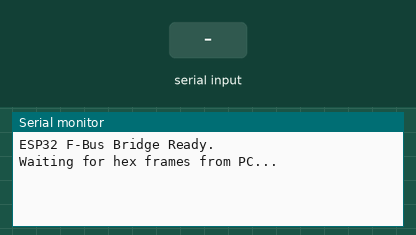
Recording of a sketch running on a simulated ESP32. On the bench: the last lines printed to the serial monitor. Inputs (shaded band) come from the test bench.

Above: at 1.2 s.
1.3 s: "1" received over the second serial link
At 2.5 s:
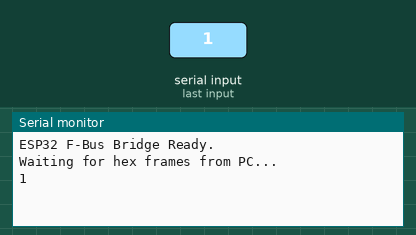
2.8 s: "0" received over the second serial link
At 3.9 s:
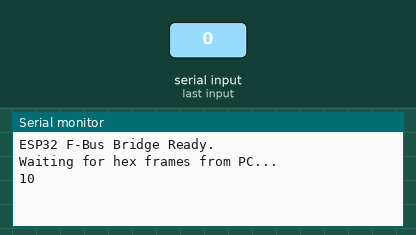

The sketch:

esp32_fbus_bridge.ino
```cpp
#include <Arduino.h>

// Standard ESP32 Serial2 Pins
#define RXD2 16
#define TXD2 17

void setup() {
  Serial.begin(115200); // USB connection to PC
  Serial2.begin(115200, SERIAL_8N1, RXD2, TXD2); // F-Bus connection to Nokia

  // Send 128 'U' (0x55) bytes to synchronize the Nokia's UART baud rate
  for(int i = 0; i < 128; i++) {
    Serial2.write(0x55);
  }
  delay(50);

  Serial.println("ESP32 F-Bus Bridge Ready.");
  Serial.println("Waiting for hex frames from PC...");
}

void loop() {
  // Transparent Bridge: Pass bytes from PC to Nokia
  if (Serial.available()) {
    Serial2.write(Serial.read());
  }

  // Transparent Bridge: Pass bytes from Nokia to PC
  if (Serial2.available()) {
    Serial.write(Serial2.read());
  }
}
```

Measured:
- after the input at 1.3 s, the serial monitor: prints a new line at once (image 1)
- after the input at 2.8 s, the serial monitor: prints a new line at once (image 2)
